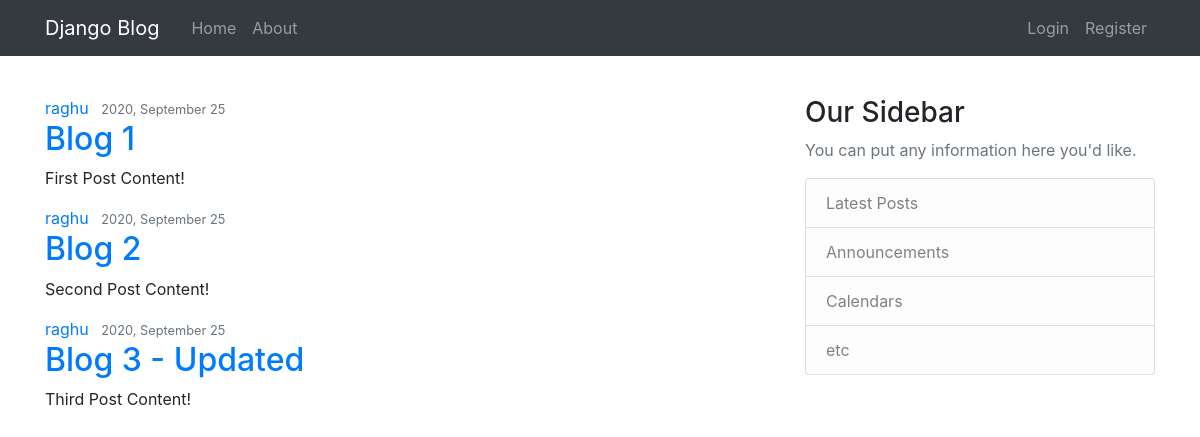
Screenshot of /blog/ with the database file from the repository.
### blog/models.py (models this page shows, shortened)
class Post(models.Model):
    title = models.CharField(max_length=100)
    content = models.TextField()
    date_posted = models.DateTimeField(default = timezone.now)
    author = models.ForeignKey(User,on_delete=models.CASCADE)

### blog/views.py (the view)
# urls.py: path('', views.home, name="blog-home"),
def home(request):
    context = {
        'posts': Post.objects.all()
    }
    return render(request, 'blog/home.html', context)

### blog/templates/blog/home.html
{% extends "blog/base.html" %}
{% block content %}
    {% for post in posts %}
        <article class="media content-section">
            <div class="media-body">
                <div class="article-metadata">
                    <a class="mr-2" href="#">{{ post.author }}</a>
                    <small class="text-muted">{{ post.date_posted | date:"Y, F d" }}</small>
                </div>
                <h2><a class="article-title" href="#">{{ post.title }}</a></h2>
                <p class="article-content">{{ post.content }}</p>
            </div>
        </article>
    {% endfor %}
{% endblock content %}

### blog/templates/blog/base.html (shortened to what this page needs)
{% load static %}
<!DOCTYPE html>
<html>
<head>
    <link rel="stylesheet" href="https://stackpath.bootstrapcdn.com/bootstrap/4.5.2/css/bootstrap.min.css"
>
    <link ref="stylesheet" type="text/css" href="{% static 'blog/main.css' %}">
</head>
<body>
    <header class="site-header">
        <nav class="navbar navbar-expand-md navbar-dark bg-dark fixed-top">
            <div class="container">
                <a class="navbar-brand mr-4" href="/admin/">Django Blog</a>
                <div class="collapse navbar-collapse" id="navbarToggle">
                    <div class="navbar-nav mr-auto">
                        <a class="nav-item nav-link" href="{% url 'blog-home' %}">Home</a>
                        <a class="nav-item nav-link" href="{% url 'blog-about' %}">About</a>
                    </div>
                    <div class="navbar-nav">
                        {% if user.is_authenticated %}
                            <a class="nav-item nav-link" href="{% url 'profile' %}">Profile</a>
                            <a class="nav-item nav-link" href="{% url 'logout' %}">Logout</a>
                        {% else %}
                            <a class="nav-item nav-link" href="{% url 'login' %}">Login</a>
                            <a class="nav-item nav-link" href="{% url 'register' %}">Register</a>
                        {% endif %}
                    </div>
                </div>
            </div>
        </nav>
    </header>
    <main role="main" class="container mt-5">
        <div class="row pt-5">
            <div class="col-md-8">
                {% block content %}
                {% endblock %}
            </div>
            <div class="col-md-4">
                <div class="content-section">
                    <h3>Our Sidebar</h3>
                    <p class='text-muted'>You can put any information here you'd like.
                    <ul class="list-group">
                        <li class="list-group-item list-group-item-light">Latest Posts</li>
                        <li class="list-group-item list-group-item-light">Announcements</li>
                        <li class="list-group-item list-group-item-light">Calendars</li>
                        <li class="list-group-item list-group-item-light">etc</li>
                    </ul>
                    </p>
                </div>
            </div>
        </div>
    </main>
</body>
</html>

### rows the page displays
Post: author "raghu", date_posted "2020, September 25", title "Blog 1", content "First Post Content!"
Post: author "raghu", date_posted "2020, September 25", title "Blog 2", content "Second Post Content!"
Post: author "raghu", date_posted "2020, September 25", title "Blog 3 - Updated", content "Third Post Content!"
